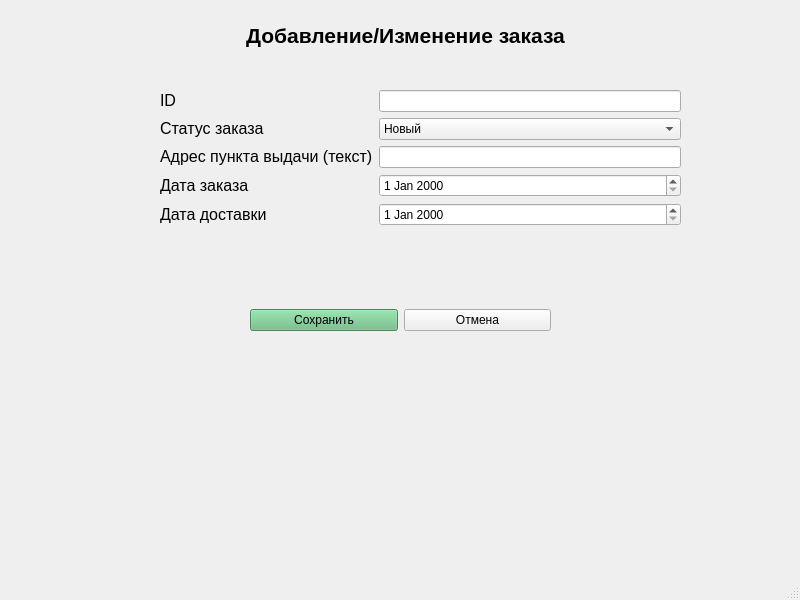
<?xml version="1.0" encoding="UTF-8"?>
<ui version="4.0">
 <class>MainWindow</class>
 <widget class="QMainWindow" name="MainWindow">
  <property name="geometry">
   <rect>
    <x>0</x>
    <y>0</y>
    <width>800</width>
    <height>600</height>
   </rect>
  </property>
  <property name="windowTitle">
   <string>MainWindow</string>
  </property>
  <widget class="QWidget" name="centralwidget">
   <widget class="QLabel" name="label">
    <property name="geometry">
     <rect>
      <x>230</x>
      <y>20</y>
      <width>351</width>
      <height>31</height>
     </rect>
    </property>
    <property name="text">
     <string>&lt;html&gt;&lt;head/&gt;&lt;body&gt;&lt;p align=&quot;center&quot;&gt;&lt;span style=&quot; font-size:16pt; font-weight:700;&quot;&gt;Добавление/Изменение заказа&lt;/span&gt;&lt;/p&gt;&lt;/body&gt;&lt;/html&gt;</string>
    </property>
   </widget>
   <widget class="QWidget" name="layoutWidget">
    <property name="geometry">
     <rect>
      <x>250</x>
      <y>300</y>
      <width>301</width>
      <height>41</height>
     </rect>
    </property>
    <layout class="QHBoxLayout" name="horizontalLayout">
     <item>
      <widget class="QPushButton" name="btn_save">
       <property name="styleSheet">
        <string notr="true">font: 12pt &quot;Segoe UI&quot;;
background-color: rgb(103, 186, 128);</string>
       </property>
       <property name="text">
        <string>Сохранить</string>
       </property>
      </widget>
     </item>
     <item>
      <widget class="QPushButton" name="btn_cancel">
       <property name="styleSheet">
        <string notr="true">font: 12pt &quot;Segoe UI&quot;;</string>
       </property>
       <property name="text">
        <string>Отмена</string>
       </property>
      </widget>
     </item>
    </layout>
   </widget>
   <widget class="QWidget" name="layoutWidget">
    <property name="geometry">
     <rect>
      <x>160</x>
      <y>90</y>
      <width>521</width>
      <height>171</height>
     </rect>
    </property>
    <layout class="QFormLayout" name="formLayout">
     <item row="0" column="0">
      <widget class="QLabel" name="label_11">
       <property name="text">
        <string>&lt;html&gt;&lt;head/&gt;&lt;body&gt;&lt;p&gt;&lt;span style=&quot; font-size:12pt;&quot;&gt;ID&lt;/span&gt;&lt;/p&gt;&lt;/body&gt;&lt;/html&gt;</string>
       </property>
      </widget>
     </item>
     <item row="0" column="1">
      <widget class="QLineEdit" name="edit_id">
       <property name="styleSheet">
        <string notr="true">font: 12pt &quot;Segoe UI&quot;;</string>
       </property>
       <property name="readOnly">
        <bool>true</bool>
       </property>
      </widget>
     </item>
     <item row="1" column="0">
      <widget class="QLabel" name="label_12">
       <property name="text">
        <string>&lt;html&gt;&lt;head/&gt;&lt;body&gt;&lt;p&gt;&lt;span style=&quot; font-size:12pt;&quot;&gt;Статус заказа&lt;/span&gt;&lt;/p&gt;&lt;/body&gt;&lt;/html&gt;</string>
       </property>
      </widget>
     </item>
     <item row="2" column="0">
      <widget class="QLabel" name="label_13">
       <property name="text">
        <string>&lt;html&gt;&lt;head/&gt;&lt;body&gt;&lt;p&gt;&lt;span style=&quot; font-size:12pt;&quot;&gt;Адрес пункта выдачи (текст)&lt;/span&gt;&lt;/p&gt;&lt;/body&gt;&lt;/html&gt;</string>
       </property>
      </widget>
     </item>
     <item row="2" column="1">
      <widget class="QLineEdit" name="edit_address">
       <property name="styleSheet">
        <string notr="true">font: 12pt &quot;Segoe UI&quot;;</string>
       </property>
       <property name="readOnly">
        <bool>false</bool>
       </property>
      </widget>
     </item>
     <item row="3" column="0">
      <widget class="QLabel" name="label_14">
       <property name="text">
        <string>&lt;html&gt;&lt;head/&gt;&lt;body&gt;&lt;p&gt;&lt;span style=&quot; font-size:12pt;&quot;&gt;Дата заказа&lt;/span&gt;&lt;/p&gt;&lt;/body&gt;&lt;/html&gt;</string>
       </property>
      </widget>
     </item>
     <item row="4" column="0">
      <widget class="QLabel" name="label_15">
       <property name="text">
        <string>&lt;html&gt;&lt;head/&gt;&lt;body&gt;&lt;p&gt;&lt;span style=&quot; font-size:12pt;&quot;&gt;Дата доставки&lt;/span&gt;&lt;/p&gt;&lt;/body&gt;&lt;/html&gt;</string>
       </property>
      </widget>
     </item>
     <item row="1" column="1">
      <widget class="QComboBox" name="combo_status">
       <item>
        <property name="text">
         <string>Новый</string>
        </property>
       </item>
       <item>
        <property name="text">
         <string>В обработке</string>
        </property>
       </item>
       <item>
        <property name="text">
         <string>Выдан</string>
        </property>
       </item>
      </widget>
     </item>
     <item row="3" column="1">
      <widget class="QDateEdit" name="edit_date_order"/>
     </item>
     <item row="4" column="1">
      <widget class="QDateEdit" name="edit_delivery"/>
     </item>
    </layout>
   </widget>
  </widget>
  <widget class="QMenuBar" name="menubar">
   <property name="geometry">
    <rect>
     <x>0</x>
     <y>0</y>
     <width>800</width>
     <height>33</height>
    </rect>
   </property>
  </widget>
  <widget class="QStatusBar" name="statusbar"/>
 </widget>
 <resources/>
 <connections/>
</ui>
